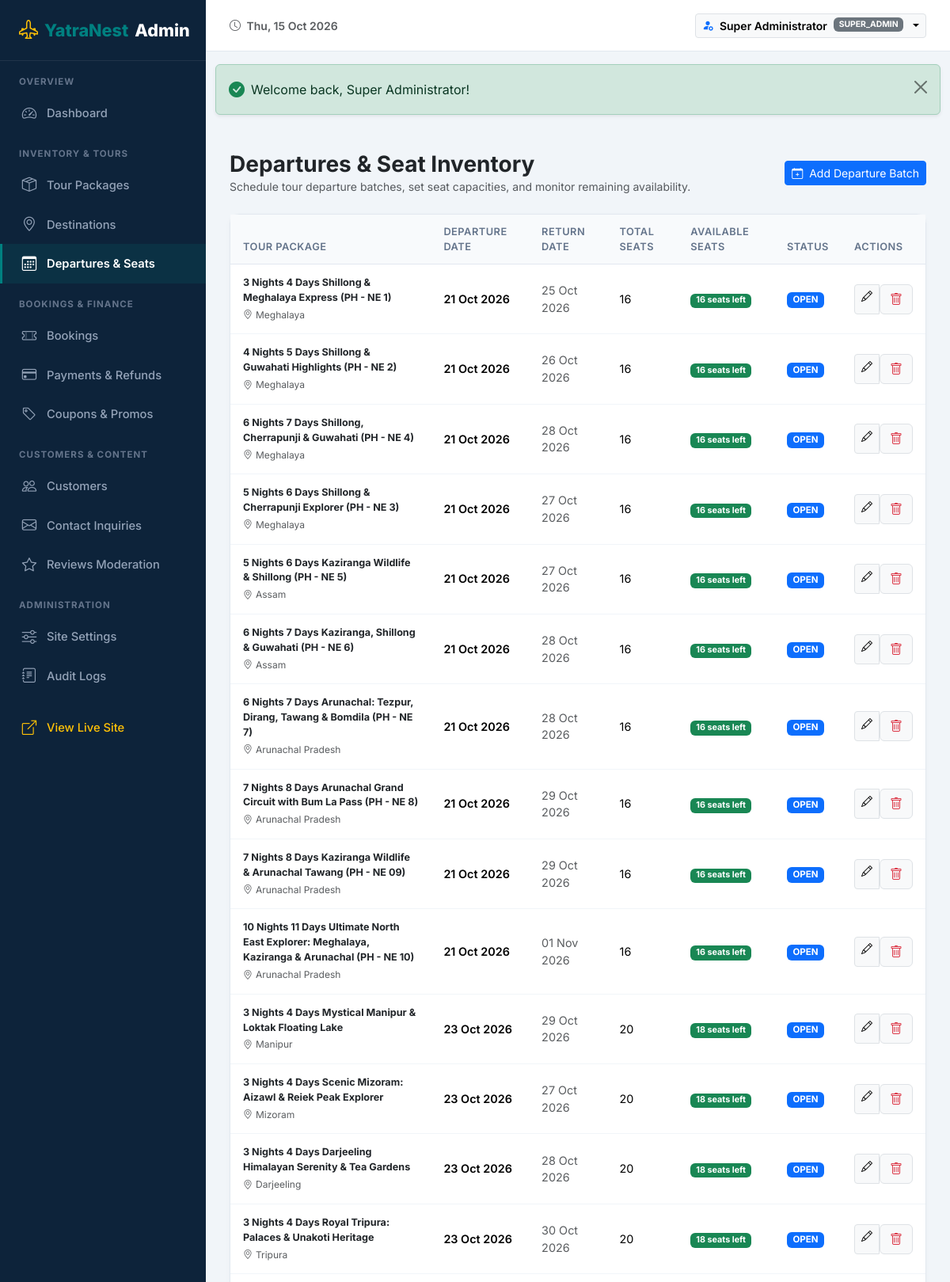
Page /admin/departures (signed in, upper part) on the committed database.
### tables this page shows
CREATE TABLE `users` (
  `id` int(10) unsigned NOT NULL AUTO_INCREMENT,
  `name` varchar(150) NOT NULL,
  `email` varchar(191) NOT NULL,
  `phone` varchar(25) DEFAULT NULL,
  `password_hash` varchar(255) NOT NULL,
  `status` enum('active','suspended') DEFAULT 'active',
  `avatar` varchar(255) DEFAULT NULL,
  `created_at` timestamp NOT NULL DEFAULT current_timestamp(),
  `updated_at` timestamp NOT NULL DEFAULT current_timestamp() ON UPDATE current_timestamp(),
  PRIMARY KEY (`id`),
  UNIQUE KEY `email` (`email`),
  KEY `idx_users_email` (`email`),
  KEY `idx_users_status` (`status`)
);

CREATE TABLE `tour_departures` (
  `id` int(10) unsigned NOT NULL AUTO_INCREMENT,
  `package_id` int(10) unsigned NOT NULL,
  `departure_date` date NOT NULL,
  `return_date` date NOT NULL,
  `total_seats` int(10) unsigned NOT NULL DEFAULT 20,
  `available_seats` int(10) unsigned NOT NULL DEFAULT 20,
  `adult_price` decimal(10,2) DEFAULT NULL,
  `child_price` decimal(10,2) DEFAULT NULL,
  `status` enum('open','closed','blocked') DEFAULT 'open',
  `created_at` timestamp NOT NULL DEFAULT current_timestamp(),
  `updated_at` timestamp NOT NULL DEFAULT current_timestamp() ON UPDATE current_timestamp(),
  PRIMARY KEY (`id`),
  KEY `idx_dep_date` (`departure_date`),
  KEY `idx_dep_status` (`status`),
  KEY `fk_departures_pkg` (`package_id`),
  CONSTRAINT `fk_departures_pkg` FOREIGN KEY (`package_id`) REFERENCES `tour_packages` (`id`) ON DELETE CASCADE
);

CREATE TABLE `tour_packages` (
  `id` int(10) unsigned NOT NULL AUTO_INCREMENT,
  `category_id` int(10) unsigned NOT NULL,
  `destination_id` int(10) unsigned NOT NULL,
  `title` varchar(255) NOT NULL,
  `slug` varchar(260) NOT NULL,
  `summary` text DEFAULT NULL,
  `description` longtext DEFAULT NULL,
  `duration_days` int(10) unsigned NOT NULL DEFAULT 1,
  `duration_nights` int(10) unsigned NOT NULL DEFAULT 0,
  `price_adult` decimal(10,2) NOT NULL,
  `price_child` decimal(10,2) NOT NULL DEFAULT 0.00,
  `price_infant` decimal(10,2) NOT NULL DEFAULT 0.00,
  `featured_image` varchar(255) DEFAULT NULL,
  `gallery_images` longtext DEFAULT NULL CHECK (json_valid(`gallery_images`)),
  `group_size_max` int(10) unsigned NOT NULL DEFAULT 20,
  `inclusions` text DEFAULT NULL,
  `exclusions` text DEFAULT NULL,
  `cancellation_policy_text` text DEFAULT NULL,
  `hotel_details` text DEFAULT NULL,
  `is_featured` tinyint(1) DEFAULT 0,
  `is_domestic` tinyint(1) DEFAULT 1,
  `tour_type` varchar(50) DEFAULT 'adventure',
  `status` enum('published','draft','archived') DEFAULT 'published',
  `seo_title` varchar(255) DEFAULT NULL,
  `seo_meta_description` text DEFAULT NULL,
  `created_at` timestamp NOT NULL DEFAULT current_timestamp(),
  `updated_at` timestamp NOT NULL DEFAULT current_timestamp() ON UPDATE current_timestamp(),
  PRIMARY KEY (`id`),
  UNIQUE KEY `slug` (`slug`),
  KEY `idx_packages_slug` (`slug`),
  KEY `idx_packages_featured` (`is_featured`),
  KEY `idx_packages_status` (`status`),
  KEY `idx_packages_price` (`price_adult`),
  KEY `fk_packages_cat` (`category_id`),
  KEY `fk_packages_dest` (`destination_id`),
  CONSTRAINT `fk_packages_cat` FOREIGN KEY (`category_id`) REFERENCES `tour_categories` (`id`),
  CONSTRAINT `fk_packages_dest` FOREIGN KEY (`destination_id`) REFERENCES `destinations` (`id`)
);

CREATE TABLE `destinations` (
  `id` int(10) unsigned NOT NULL AUTO_INCREMENT,
  `name` varchar(150) NOT NULL,
  `slug` varchar(160) NOT NULL,
  `country` varchar(100) NOT NULL,
  `state` varchar(100) DEFAULT NULL,
  `city` varchar(100) DEFAULT NULL,
  `description` text DEFAULT NULL,
  `image_url` varchar(255) DEFAULT NULL,
  `is_featured` tinyint(1) DEFAULT 0,
  `status` enum('active','inactive') DEFAULT 'active',
  `created_at` timestamp NOT NULL DEFAULT current_timestamp(),
  `updated_at` timestamp NOT NULL DEFAULT current_timestamp() ON UPDATE current_timestamp(),
  PRIMARY KEY (`id`),
  UNIQUE KEY `slug` (`slug`),
  KEY `idx_dest_slug` (`slug`),
  KEY `idx_dest_featured` (`is_featured`),
  KEY `idx_dest_status` (`status`)
);

### app/Views/admin/departures/index.php (the view, shortened to what the rows shown need)
<div class="admin-card">
    <div class="table-responsive">
        <table class="table admin-table mb-0 align-middle">
            <thead>
                <tr>
                    <th>Tour Package</th>
                    <th>Departure Date</th>
                    <th>Return Date</th>
                    <th>Total Seats</th>
                    <th>Available Seats</th>
                    <th>Status</th>
                    <th>Actions</th>
                </tr>
            </thead>
            <tbody>
                <?php if (empty($departures)): ?>
                <tr><td colspan="7" class="text-center py-4 text-muted">No departures scheduled.</td></tr>
                <?php else: ?>
                <?php foreach ($departures as $dep): ?>
                <tr>
                    <td>
                        <strong class="text-dark small d-block"><?= e($dep['package_title']) ?></strong>
                        <span class="text-muted" style="font-size: 0.75rem;"><i class="bi bi-geo-alt me-1"></i><?= e($dep['destination_name']) ?></span>
                    </td>
                    <td class="small fw-semibold"><?= date('d M Y', strtotime($dep['departure_date'])) ?></td>
                    <td class="small text-muted"><?= date('d M Y', strtotime($dep['return_date'])) ?></td>
                    <td class="small"><?= (int)$dep['total_seats'] ?></td>
                    <td>
                        <span class="badge <?= $dep['available_seats'] > 5 ? 'bg-success' : ($dep['available_seats'] > 0 ? 'bg-warning text-dark' : 'bg-danger') ?>">
                            <?= (int)$dep['available_seats'] ?> seats left
                        </span>
                    </td>
                    <td>
                        <span class="badge <?= $dep['status'] === 'open' ? 'bg-primary' : ($dep['status'] === 'closed' ? 'bg-secondary' : 'bg-danger') ?>" style="font-size: 0.72rem;">
                            <?= strtoupper($dep['status']) ?>
                        </span>
                    </td>
                    <td>
                        <div class="btn-group btn-group-sm">
                            <a href="<?= url('/admin/departures/edit/' . $dep['id']) ?>" class="btn btn-light border" title="Edit">
                                <i class="bi bi-pencil"></i>
                            </a>
                            <form method="POST" action="<?= url('/admin/departures/delete/' . $dep['id']) ?>" class="d-inline" onsubmit="return confirm('Delete this departure schedule?');">
                                <button type="submit" class="btn btn-light border text-danger" title="Delete">
                                    <i class="bi bi-trash"></i>
                                </button>
                            </form>
                        </div>
                    </td>
                </tr>
                <?php endforeach; ?>
                <?php endif; ?>
            </tbody>
        </table>
    </div>
</div>

### app/Views/partials/admin_navbar.php (shortened to what the rows shown need)
<?php
$user = auth()->user();
?>
<header class="admin-header">
    <div class="d-flex align-items-center gap-3">
        <div class="dropdown">
            <button class="btn btn-sm btn-light border dropdown-toggle d-flex align-items-center gap-2" type="button" data-bs-toggle="dropdown">
                <i class="bi bi-person-fill-gear text-primary"></i>
                <span class="fw-semibold"><?= e($user['name'] ?? 'Admin') ?></span>
                <span class="badge bg-secondary text-uppercase" style="font-size: 0.65rem;">
                    <?= e($user['roles'][0] ?? 'Admin') ?>
                </span>
            </button>
        </div>
    </div>
</header>

### rows in the picture
users: name "Super Administrator"
tour_departures: package.title "3 Nights 4 Days Shillong & Meghalaya Express (PH - NE 1)", destinations.name "Meghalaya", departure_date "21 Oct 2026", return_date "25 Oct 2026", total_seats "16", available_seats "16", status "OPEN"
tour_departures: package.title "4 Nights 5 Days Shillong & Guwahati Highlights (PH - NE 2)", destinations.name "Meghalaya", departure_date "21 Oct 2026", return_date "26 Oct 2026", total_seats "16", available_seats "16", status "OPEN"
tour_departures: package.title "6 Nights 7 Days Shillong, Cherrapunji & Guwahati (PH - NE 4)", destinations.name "Meghalaya", departure_date "21 Oct 2026", return_date "28 Oct 2026", total_seats "16", available_seats "16", status "OPEN"
tour_departures: package.title "5 Nights 6 Days Shillong & Cherrapunji Explorer (PH - NE 3)", destinations.name "Meghalaya", departure_date "21 Oct 2026", return_date "27 Oct 2026", total_seats "16", available_seats "16", status "OPEN"
tour_departures: package.title "5 Nights 6 Days Kaziranga Wildlife & Shillong (PH - NE 5)", destinations.name "Assam", departure_date "21 Oct 2026", return_date "27 Oct 2026", total_seats "16", available_seats "16", status "OPEN"
tour_departures: package.title "6 Nights 7 Days Kaziranga, Shillong & Guwahati (PH - NE 6)", destinations.name "Assam", departure_date "21 Oct 2026", return_date "28 Oct 2026", total_seats "16", available_seats "16", status "OPEN"
tour_departures: package.title "6 Nights 7 Days Arunachal: Tezpur, Dirang, Tawang & Bomdila (PH - NE 7)", destinations.name "Arunachal Pradesh", departure_date "21 Oct 2026", return_date "28 Oct 2026", total_seats "16", available_seats "16", status "OPEN"
tour_departures: package.title "7 Nights 8 Days Arunachal Grand Circuit with Bum La Pass (PH - NE 8)", destinations.name "Arunachal Pradesh", departure_date "21 Oct 2026", return_date "29 Oct 2026", total_seats "16", available_seats "16", status "OPEN"
tour_departures: package.title "7 Nights 8 Days Kaziranga Wildlife & Arunachal Tawang (PH - NE 09)", destinations.name "Arunachal Pradesh", departure_date "21 Oct 2026", return_date "29 Oct 2026", total_seats "16", available_seats "16", status "OPEN"
tour_departures: package.title "10 Nights 11 Days Ultimate North East Explorer: Meghalaya, Kaziranga & Arunachal (PH - NE 10)", destinations.name "Arunachal Pradesh", departure_date "21 Oct 2026", return_date "01 Nov 2026", total_seats "16", available_seats "16", status "OPEN"
tour_departures: package.title "3 Nights 4 Days Mystical Manipur & Loktak Floating Lake", destinations.name "Manipur", departure_date "23 Oct 2026", return_date "29 Oct 2026", total_seats "20", available_seats "18", status "OPEN"
tour_departures: package.title "3 Nights 4 Days Scenic Mizoram: Aizawl & Reiek Peak Explorer", destinations.name "Mizoram", departure_date "23 Oct 2026", return_date "27 Oct 2026", total_seats "20", available_seats "18", status "OPEN"
tour_departures: package.title "3 Nights 4 Days Darjeeling Himalayan Serenity & Tea Gardens", destinations.name "Darjeeling", departure_date "23 Oct 2026", return_date "28 Oct 2026", total_seats "20", available_seats "18", status "OPEN"
tour_departures: package.title "3 Nights 4 Days Royal Tripura: Palaces & Unakoti Heritage", destinations.name "Tripura", departure_date "23 Oct 2026", return_date "30 Oct 2026", total_seats "20", available_seats "18", status "OPEN"

### other values in the picture
$user['roles'][0] "SUPER_ADMIN"
$successMsg "Welcome back, Super Administrator!"
